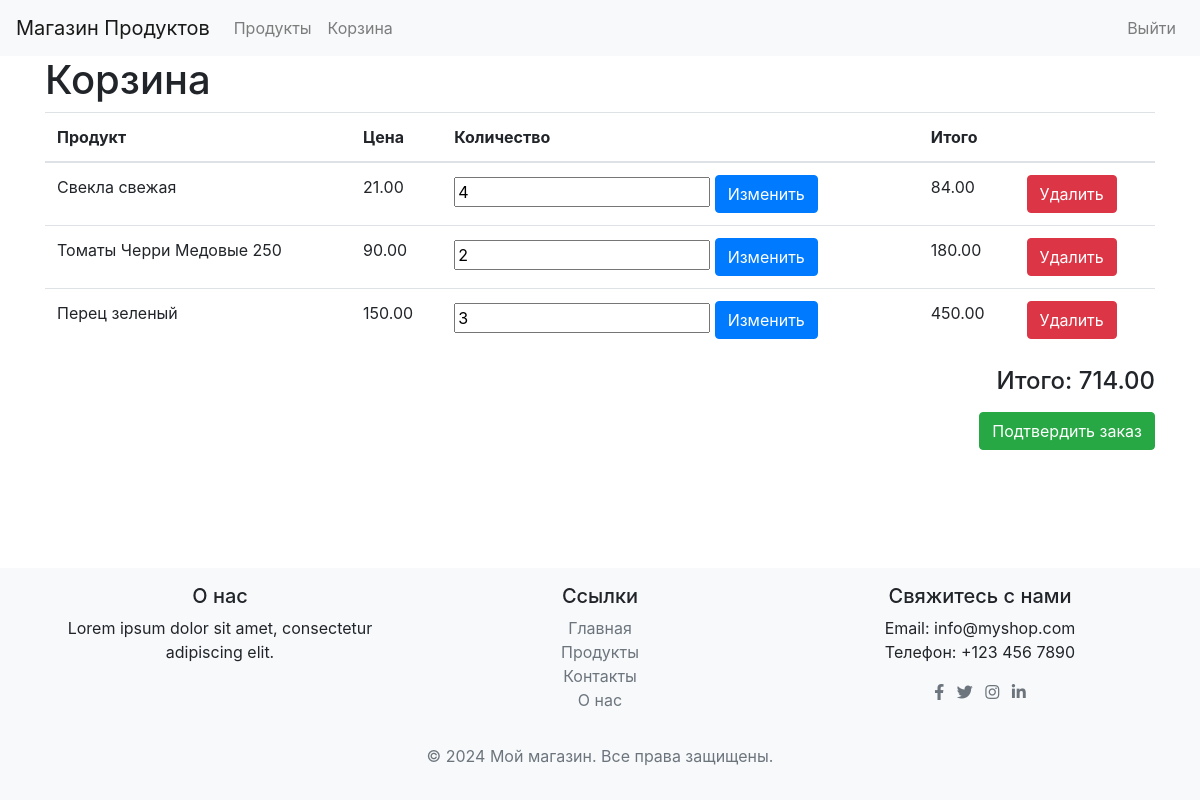
The app's page /cart/ (signed in) with its own data.
### cart/models.py (models this page shows, shortened)
class CartItem(models.Model):
    cart = models.ForeignKey(
        'Cart', related_name='items', on_delete=models.CASCADE)
    product = models.ForeignKey(Product, on_delete=models.CASCADE)
    quantity = models.PositiveIntegerField(default=1)
    created_at = models.DateTimeField(auto_now_add=True)
    updated_at = models.DateTimeField(auto_now=True)
    @property
    def total_price(self):
        return self.product.price * self.quantity
    def __str__(self):
        return f'{self.quantity} of {self.product.name}'

class Cart(models.Model):
    user = models.OneToOneField(User, on_delete=models.CASCADE)
    created_at = models.DateTimeField(auto_now_add=True)
    updated_at = models.DateTimeField(auto_now=True)
    @property
    def total_price(self):
        return sum(item.total_price for item in self.items.all())

### products/models.py (models this page shows, shortened)
class Product(models.Model):
    name = models.CharField(max_length=100)
    slug = models.SlugField(unique=True)
    image_small = models.ImageField(upload_to='products/small/')
    image_medium = models.ImageField(upload_to='products/medium/')
    image_large = models.ImageField(upload_to='products/large/')
    price = models.DecimalField(max_digits=10, decimal_places=2)
    subcategory = models.ForeignKey(
        SubCategory, related_name='products', on_delete=models.CASCADE)

### cart/views.py (the view)
# urls.py: path('', views.cart_detail, name='cart_detail'),
@login_required
def cart_detail(request):
    cart, created = Cart.objects.get_or_create(user=request.user)
    print(f'Cart items for {request.user.username}: {cart.items.all()}')
    referer = request.session.get('referer')
    return render(request, 'cart/cart_detail.html', {'cart': cart, 'referer': referer})

### cart/templates/cart/cart_detail.html (shortened to what this page needs)
{% extends 'base.html' %}
{% block content %}
<h1>Корзина</h1>
<div class="row">
    <div class="col-md-12">
        <table class="table">
            <thead>
                <tr>
                    <th>Продукт</th>
                    <th>Цена</th>
                    <th>Количество</th>
                    <th>Итого</th>
                    <th></th>
                </tr>
            </thead>
            <tbody>
                {% for item in cart.items.all %}
                <tr>
                    <td>{{ item.product.name }}</td>
                    <td>{{ item.product.price }}</td>
                    <td>
                        <form action="{% url 'update_cart_item' item.id %}" method="post">
                            <input type="number" name="quantity" value="{{ item.quantity }}" min="1">
                            <button type="submit" class="btn btn-primary">Изменить</button>
                        </form>
                    </td>
                    <td>{{ item.total_price }}</td>
                    <td>
                        <form action="{% url 'cart_item_delete' item.id %}" method="post">
                            <button type="submit" class="btn btn-danger">Удалить</button>
                        </form>
                    </td>
                </tr>
                {% empty %}
                <tr>
                    <td colspan="5">Корзина пуста.</td>
                </tr>
                {% endfor %}
            </tbody>
        </table>
        <div class="text-right">
            <h4>Итого: {{ cart.total_price }}</h4>
        </div>
        <div class="text-right mt-3">
            <a href="{% url 'home' %}" class="btn btn-success">Подтвердить заказ</a>
        </div>
    </div>
</div>
{% endblock %}

### templates/base.html (style rules this page uses)
body { display: flex; flex-direction: column; min-height: 100vh; }

### records on screen
CartItem: product.name "Свекла свежая", product.price "21.00", quantity "4", total_price "84.00"
CartItem: product.name "Томаты Черри Медовые 250", product.price "90.00", quantity "2", total_price "180.00"
CartItem: product.name "Перец зеленый", product.price "150.00", quantity "3", total_price "450.00"
Cart: total_price "714.00"
